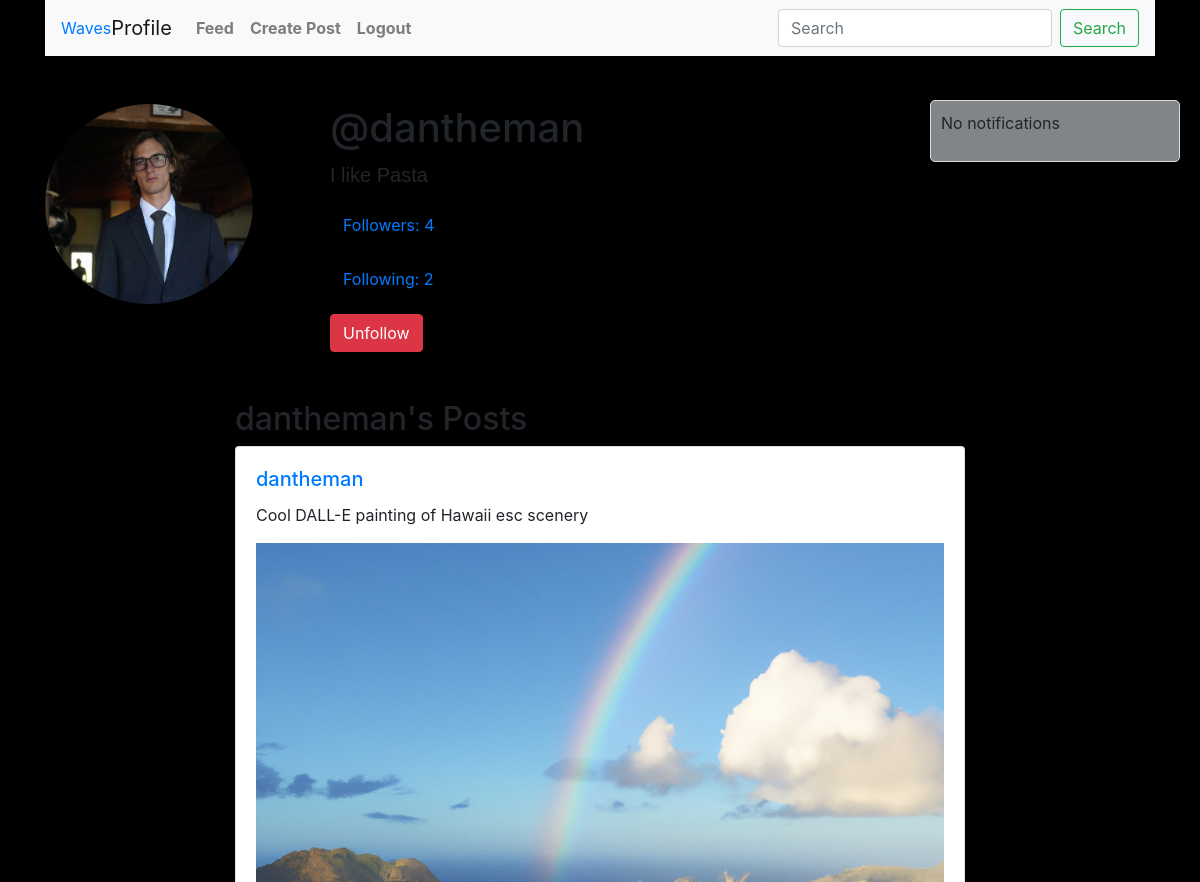
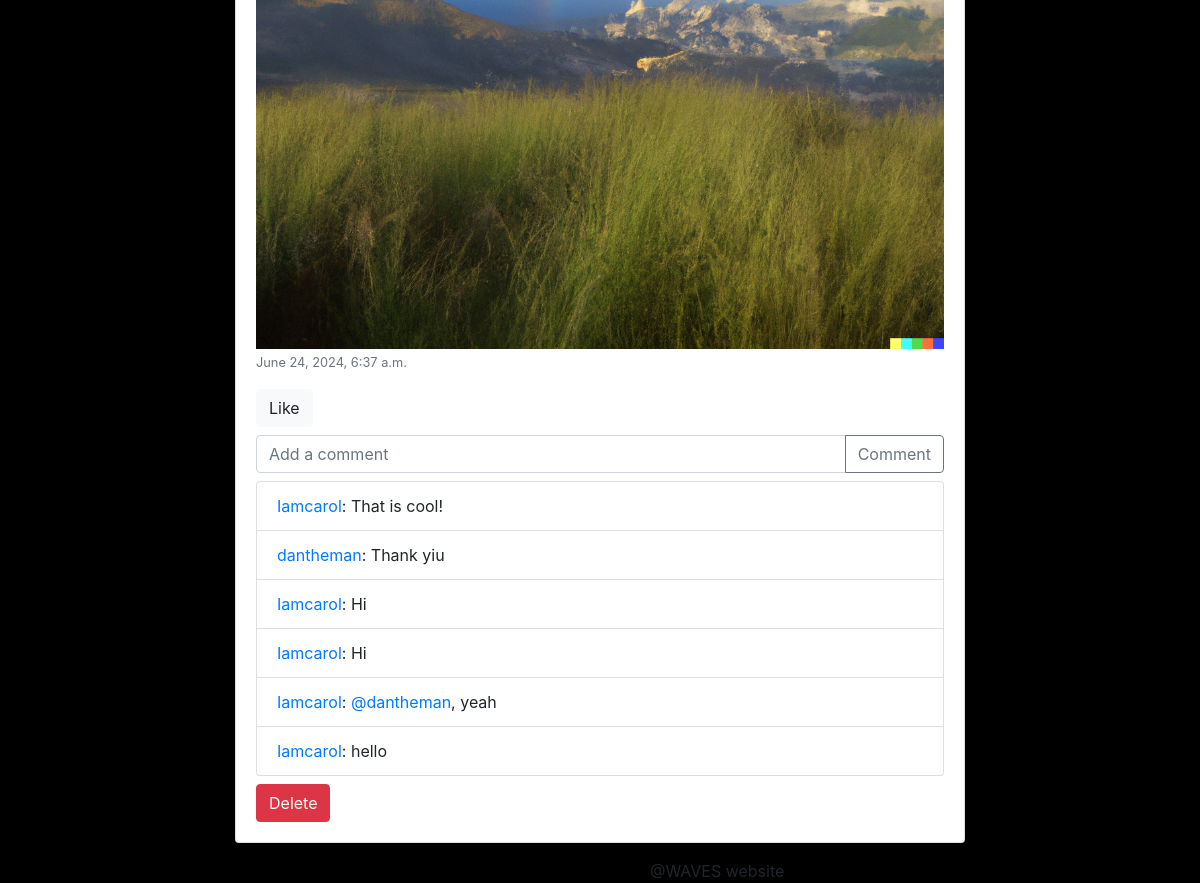
/users/profile/dantheman/ (signed in), run on the app's committed database (2 pictures, top to bottom).
### users/models.py (models this page shows, shortened)
class Profile(models.Model):
    user = models.OneToOneField(User, on_delete=models.CASCADE)
    bio = models.TextField(blank=True)
    profile_picture = models.ImageField(upload_to='profile_pics/', blank=True)

### posts/models.py (models this page shows, shortened)
class Post(models.Model):
    user = models.ForeignKey(User, on_delete=models.CASCADE)
    content = models.TextField()
    """ uploads all post images to a directory called 'post_images/',
        blank = True to allow it to be left blank,
        and null = True to allow the database
        to store it as a null value incase its left blank """
    image = models.ImageField(upload_to='post_images/', blank=True, null=True)
    created_at = models.DateTimeField(auto_now_add=True)

class Comment(models.Model):
    user = models.ForeignKey(User, on_delete=models.CASCADE)
    post = models.ForeignKey(Post, on_delete=models.CASCADE, related_name='comments')
    parent = models.ForeignKey('self', null=True, blank=True, on_delete=models.CASCADE, related_name='replies')
    content = models.TextField()
    created_at = models.DateTimeField(auto_now_add=True)

### users/views.py (the view)
# urls.py: path('profile/<str:username>/', profile, name='profile'),
@login_required
def profile(request, username):
    user = get_object_or_404(User, username=username)
    profile = get_object_or_404(Profile, user=user)
    posts = user.post_set.all()
    followers = User.objects.filter(following__following=user)
    following = User.objects.filter(followers__follower=user)
    is_following = Follow.objects.filter(follower=request.user, following=user).exists()
    return render(request, 'profile.html', {
        'profile': profile,
        'posts': posts,
        'followers': followers,
        'following': following,
        'is_following': is_following,
    })

### users/templatetags/custom_filters.py (called while the page is built)
@register.filter
def mention_to_link(value):
    def replace_mention(match):
        username = match.group(1)
        url = reverse('profile', kwargs={'username': username})
        return f'<a href="{url}">@{username}</a>'
    return format_html(re.sub(r'@(\w+)', replace_mention, value))

### users/templates/profile.html (shortened to what this page needs)
{% extends 'base.html' %}
{% block content %}
{% load static %}
{% load custom_filters %}
<div class="row mt-5">
    <div class="col-md-3">
        <img src="{% if profile.profile_picture %}{{ profile.profile_picture.url }}{% else %}{% static 'path_to_default_image.jpg' %}{% endif %}" class="img-fluid rounded-circle" alt="Profile Picture" style="max-height:200px;">
    </div>
    <div class="col-md-9">
        <h1 class="username">@{{ profile.user.username }}</h1>
        <p style="font-family:Arial, Helvetica, sans-serif; font-size: 20px;">{{ profile.bio }}</p>
        <p>
            <a href="#" id="followers-toggle" class="btn btn-link">Followers: {{ followers.count }}</a>
        </p>
        <p>
            <a href="#" id="following-toggle" class="btn btn-link">Following: {{ following.count }}</a>
        </p>
        {% if not is_following %}
            <form action="{% url 'follow_unfollow' profile.user.username %}" method="post">
                {% csrf_token %}
                <button type="submit" class="btn btn-primary">Follow</button>
            </form>
        {% else %}
            <form action="{% url 'follow_unfollow' profile.user.username %}" method="post">
                <button type="submit" class="btn btn-danger">Unfollow</button>
            </form>
        {% endif %}
    </div>
</div>
<div class="row mt-5">
    <div class="col-md-8 offset-md-2">
        <h2>{{ profile.user.username }}'s Posts</h2>
        {% for post in posts %}
            <div class="card mb-3">
                <div class="card-body">
                    <h5 class="card-title"><a href="{% url 'profile' username=post.user.username %}">{{ post.user.username }}</a></h5>
                    <p class="card-text">{{ post.content|mention_to_link }}</p>
                    {% if post.image %}
                        <img src="{{ post.image.url }}" class="img-fluid" alt="Post Image">
                    {% endif %}
                    <p class="card-text"><small class="text-muted">{{ post.created_at }}</small></p>
                    <a href="{% url 'like_post' post.id %}" class="btn btn-light">{% if user in post.likes.all %}Unlike{% else %}Like{% endif %}</a>
                    <form method="post" action="{% url 'comment_post' post.id %}" class="mt-2">
                        <div class="input-group">
                            <input type="text" name="content" class="form-control" placeholder="Add a comment">
                            <div class="input-group-append">
                                <button class="btn btn-outline-secondary" type="submit">Comment</button>
                            </div>
                        </div>
                    </form>
                    <ul class="list-group mt-2">
                        {% for comment in post.comments.all %}
                            <li class="list-group-item"><a href="{% url 'profile' username=comment.user.username %}">{{ comment.user.username }}</a>: {{ comment.content|mention_to_link }}</li>
                        {% endfor %}
                    </ul>
                    {% if post.user == user %}
                        <form method="post" action="{% url 'delete_post' post.id %}" class="mt-2">
                            <button type="submit" class="btn btn-danger">Delete</button>
                        </form>
                    {% endif %}
                </div>
            </div>
        {% endfor %}
    </div>
</div>
{% endblock %}

### posts/templates/base.html (style rules this page uses)
body { background-color: rgb(0, 0, 0); }
.card { margin-bottom: 1rem; padding: 10px; }
.card-body { padding: 10px; max-width: 800px; }

### data on the page
Profile: profile_picture (picture), user.username "dantheman", bio "I like Pasta"
Post: user.username "dantheman", content|mention_to_link "Cool DALL-E painting of Hawaii esc scenery", image (picture), created_at "June 24, 2024, 6:37 a.m.", shows "Like", shows "Delete"
Comment: user.username "Iamcarol", content|mention_to_link "That is cool!"
Comment: user.username "dantheman", content|mention_to_link "Thank yiu"
Comment: user.username "Iamcarol", content|mention_to_link "Hi"
Comment: user.username "Iamcarol", content|mention_to_link "Hi"
Comment: user.username "Iamcarol", content|mention_to_link "@dantheman , yeah"
Comment: user.username "Iamcarol", content|mention_to_link "hello"

### other printed values
{{ followers.count }} "4"
{{ following.count }} "2"
